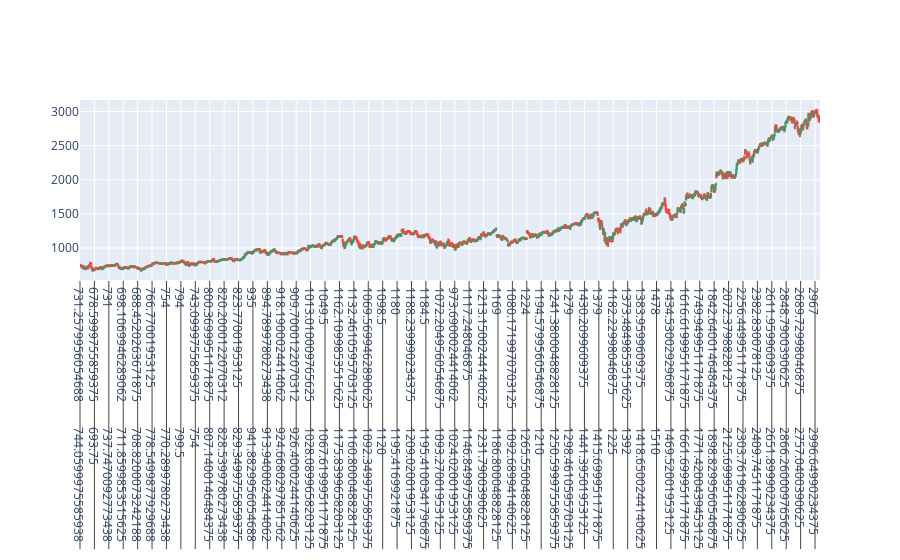

This figure's notebook cell:
### Code cell
plt.figure(figsize=(24,16))
fig = go.Figure(data=[go.Candlestick(x=Google.T, 
                open=Google['Open'],
                high = Google['High'],
                low = Google['Low'],
                close = Google['Close'])])

fig.update_layout(xaxis_rangeslider_visible=False)
fig.show()

### Figure 1 — Plotly figure (JSON) as saved in the notebook; plotly's stock layout.template omitted (floating-point values rounded to 4 significant figures; data arrays with more than 128 entries replaced by an {"elided": "..."} marker saying what was removed)
{"data": [{"close": {"elided": "1489 float values"}, "high": {"elided": "1489 float values"}, "low": {"elided": "1489 float values"}, "open": {"elided": "1489 float values"}, "type": "candlestick", "x": {"elided": "6x1489 float values"}}], "layout": {"xaxis": {"rangeslider": {"visible": false}}}}
